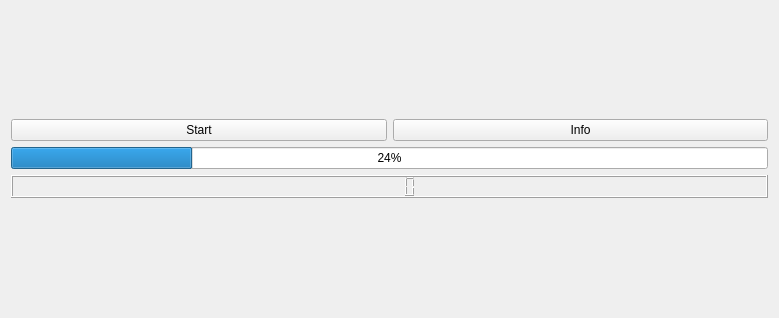
<?xml version="1.0" encoding="UTF-8"?>
<ui version="4.0">
 <class>Widget</class>
 <widget class="QWidget" name="Widget">
  <property name="geometry">
   <rect>
    <x>0</x>
    <y>0</y>
    <width>779</width>
    <height>318</height>
   </rect>
  </property>
  <property name="windowTitle">
   <string>Widget</string>
  </property>
  <layout class="QVBoxLayout" name="verticalLayout_2">
   <item>
    <layout class="QVBoxLayout" name="verticalLayout">
     <item>
      <layout class="QHBoxLayout" name="horizontalLayout">
       <item>
        <widget class="QPushButton" name="start">
         <property name="sizePolicy">
          <sizepolicy hsizetype="Expanding" vsizetype="Fixed">
           <horstretch>0</horstretch>
           <verstretch>0</verstretch>
          </sizepolicy>
         </property>
         <property name="text">
          <string>Start</string>
         </property>
        </widget>
       </item>
       <item>
        <widget class="QPushButton" name="info">
         <property name="sizePolicy">
          <sizepolicy hsizetype="Expanding" vsizetype="Fixed">
           <horstretch>0</horstretch>
           <verstretch>0</verstretch>
          </sizepolicy>
         </property>
         <property name="text">
          <string>Info</string>
         </property>
        </widget>
       </item>
      </layout>
     </item>
     <item>
      <widget class="QProgressBar" name="progressBar">
       <property name="value">
        <number>24</number>
       </property>
      </widget>
     </item>
     <item>
      <widget class="QLCDNumber" name="lcdNumber">
       <property name="sizePolicy">
        <sizepolicy hsizetype="Minimum" vsizetype="Fixed">
         <horstretch>0</horstretch>
         <verstretch>0</verstretch>
        </sizepolicy>
       </property>
      </widget>
     </item>
    </layout>
   </item>
  </layout>
 </widget>
 <resources/>
 <connections/>
</ui>
